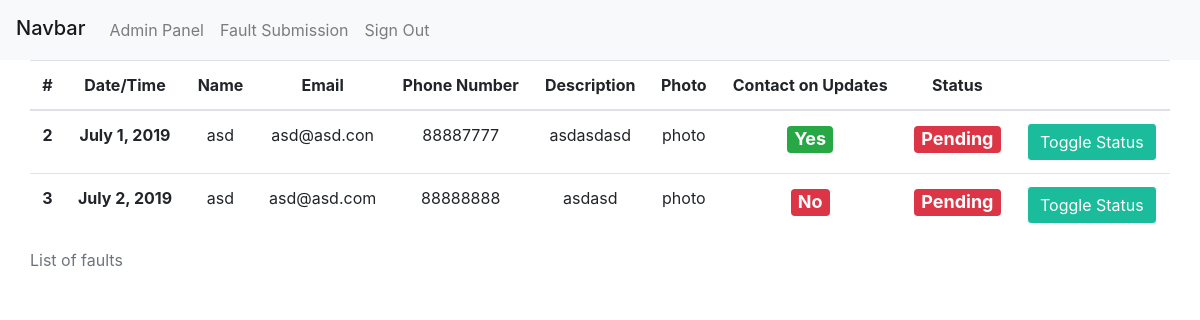
The app's page / (signed in) with its own data.
### fault_submission/models.py (models this page shows, shortened)
class fault(models.Model):
    name = models.CharField(
        blank=False,
        max_length = 255
    )
    email = models.EmailField(
        blank=False
    )
    phone_number = models.IntegerField(
        blank=False
    )
    contacted_on_updates = models.BooleanField(
        blank=True
    )
    description = models.TextField(
        blank=False
    )
    photo = models.FileField(
        upload_to='uploads/',
        blank=False
    )
    agree_to_clauses = models.BooleanField(
        blank=False
    )
    followed_up = models.BooleanField(
        blank=True,
        default=False
    )
    date_of_creation = models.DateField(
        blank=True,
        default=date.today
    )

### admin_panel/views.py (the view)
# urls.py: url(r'^$', admin_panel, name="admin_panel_link"),
@login_required
def admin_panel(request):
    all_faults = fault.objects.all()
    return render(
        request,
        "index.html",
        {
            "all_faults":all_faults
        }
    )

### admin_panel/templates/index.html (shortened to what this page needs)
{% extends "layout.html" %} {% block main_content %}
<div class="container">
    <div class="row">
        <div class="table-responsive">
            <table class="table">
                <caption>List of faults</caption>
                <thead>
                    <tr>
                        <th scope="col">#</th>
                        <th scope="col">Date/Time</th>
                        <th scope="col">Name</th>
                        <th scope="col">Email</th>
                        <th scope="col">Phone Number</th>
                        <th scope="col">Description</th>
                        <th scope="col">Photo</th>
                        <th scope="col">Contact on Updates</th>
                        <th scope="col">Status</th>
                        <th scope="col"></th>
                    </tr>
                </thead>
                <tbody>
                    {% for i in all_faults %}
                    <tr>
                        <th scope="row">{{i.id}}</th>
                        <th>{{i.date_of_creation}}</th>
                        <td>{{i.name}}</td>
                        <td>{{i.email}}</td>
                        <td>{{i.phone_number}}</td>
                        <td>{{i.description}}</td>
                        <td>photo</td>
                        <td>
                            <h4>
                                {% if i.contacted_on_updates is True %}<span class="badge badge-success">Yes</span> {% else %}<span class="badge badge-danger">No</span> {% endif %}
                            </h4>
                        </td>
                        <td>
                            <h4>
                                {% if i.followed_up is True %}<span class="badge badge-success">Done</span> {% else %}<span class="badge badge-danger">Pending</span> {% endif %}
                            </h4>
                        </td>
                        <td><a class="btn btn-primary" href="{% url 'follow_up_link' i.id %}" role="button">Toggle Status</a></td>
                    </tr>
                    {% endfor %}
                </tbody>
            </table>
        </div>
    </div>
</div>
{% endblock %}

### templates/layout.html (shortened to what this page needs)
{% load static %}
<!doctype html>
<html lang="en">
<head>
    <link rel="stylesheet" href="https://stackpath.bootstrapcdn.com/bootstrap/4.3.1/css/bootstrap.min.css">
    <link rel="stylesheet" href=" https://use.fontawesome.com/releases/v5.0.7/css/all.css">
    <link rel="stylesheet" href="{% static 'css/main.css' %}">
</head>
<body>
    <nav class="navbar navbar-expand-lg navbar-light bg-light">
        <a class="navbar-brand mb-1 h1" href="{% url 'admin_panel_link' %}">Navbar</a>
        <div class="collapse navbar-collapse" id="navbarNav">
            <ul class="navbar-nav">
                <li class="nav-item">
                    <a class="nav-link" href="{% url 'admin_panel_link' %}">Admin Panel</a>
                </li>
                <li class="nav-item">
                    <a class="nav-link" href="{% url 'fault_submission_link' %}">Fault Submission</a>
                </li>
                {% if request.user.is_authenticated %}
                <li class="nav-item">
                    <a class="nav-link" href="{% url 'sign_out_link' %}">Sign Out</a>
                </li>
                {% endif %}
            </ul>
        </div>
    </nav>
    {% block main_content %} {% endblock %}
</body>
</html>

### static/css/main.css (style rules this page uses)
.btn-primary { background-color: #1ABC9C; border-color: #ffffff; }
th,td { text-align:center; }

### records on screen
fault: id "2", date_of_creation "July 1, 2019", name "asd", email "asd@asd.con", phone_number "88887777", description "asdasdasd", contacted_on_updates "Yes", followed_up "Pending"
fault: id "3", date_of_creation "July 2, 2019", name "asd", email "asd@asd.com", phone_number "88888888", description "asdasd", contacted_on_updates "No", followed_up "Pending"
